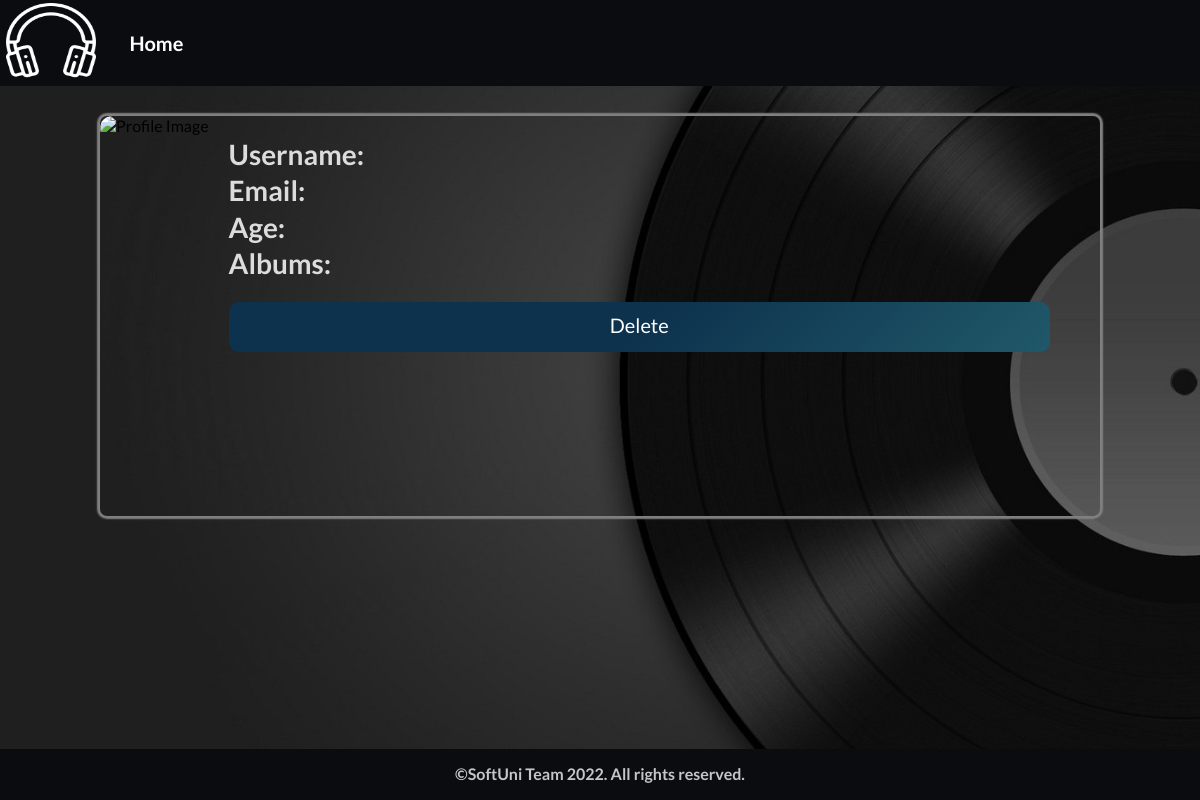
The page /profile/details/ on the database as committed earlier.
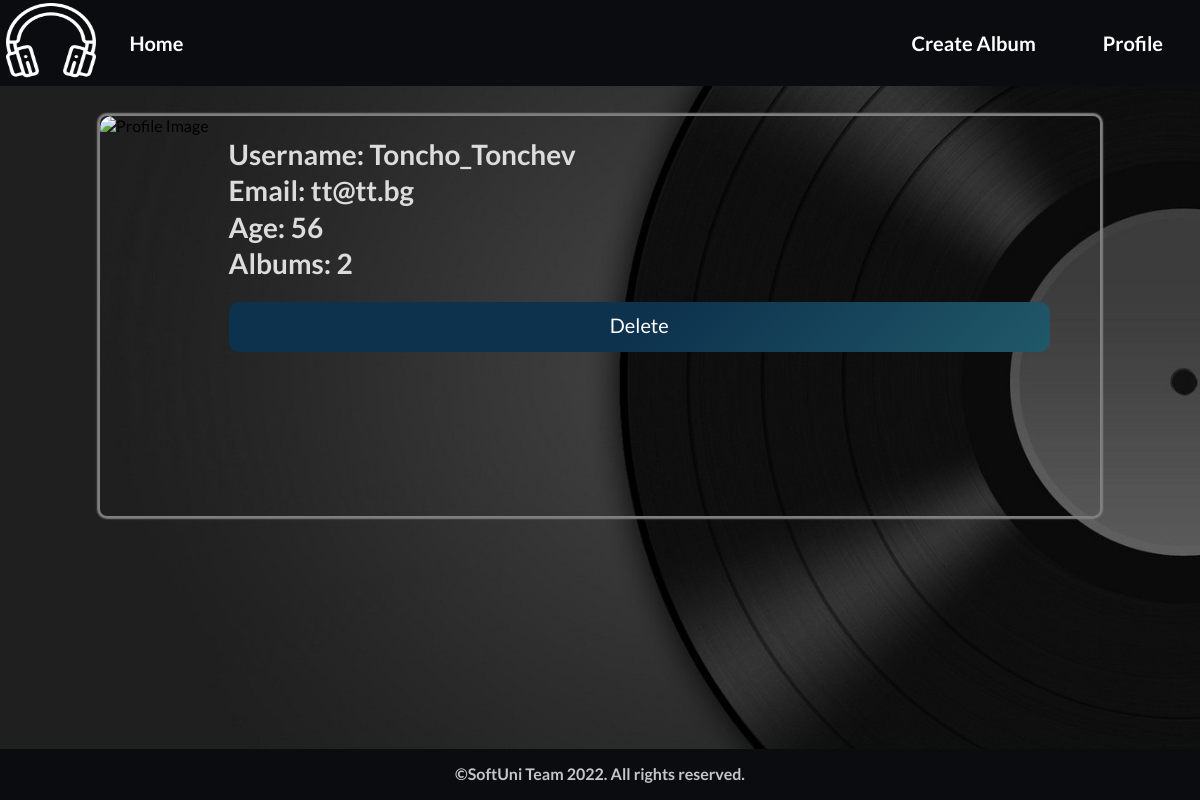
The same page on the database as committed later.
### My_Music_App/user_profile/models.py (models this page shows)
class Profile(models.Model):
    username = models.CharField(max_length=15, blank= False, null=False,
                                validators=[MinLengthValidator(2),
                                            RegexValidator(
                                            regex=r'^[a-zA-Z0-9_]+$',
                                            message='Ensure this value contains only letters, numbers, and underscore.'
                                                            )
                                            ]
                                )
    email = models.EmailField(blank=False, null=False)
    age = models.PositiveIntegerField(blank=True, null=True)

### My_Music_App/user_profile/views.py (the view)
# urls.py: path('details/', views.user_profile_details, name='user-profile-details'),
def user_profile_details(request):
    context = {
        "profile": Profile.objects.first()
    }
    return render(request, template_name='user_profile/profile-details.html', context=context)

### templates/user_profile/profile-details.html
{% extends 'base.html' %}
{% load static %}
{% block content %}
<section id="detailsPage">
    <div class="wrapper">
        <div class="profilePage">
            <img src="https://cdn.pixabay.com/photo/2015/10/05/22/37/blank-profile-picture-973460_960_720.png"
                 alt="Profile Image">
        </div>
        <div class="profileText">
            <h1>Username: {{ profile.username }}</h1>
            <h1>Email: {{ profile.email }}</h1>
            <h1>Age: {{ profile.age }}</h1>
            <h1>Albums: {{ profile.album_set.count }}</h1>
        </div>
        <div class="actionBtn">
            <a href="{% url 'user-profile-delete' %}" class="remove">Delete</a>
        </div>
    </div>
</section>
{% endblock %}

Rows that differ between the two databases and show on the page:
added Profile: username "Toncho_Tonchev", email "tt@tt.bg", age "56", album_set.count "2"
Other text that changed with them:
text now shown: "Create Album Profile"
